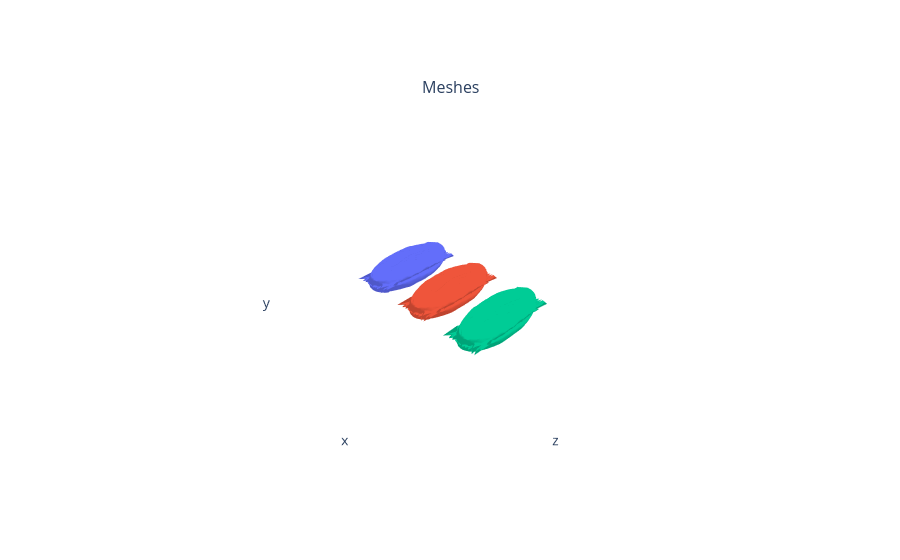

The cell this chart's notebook holds for it:
### Code cell
# Visualization
import torch
from pytorch3d.vis.plotly_vis import plot_scene

def shift_mesh(mesh, shift):
    verts = mesh.verts_packed()
    verts = verts + torch.tensor(shift, device=verts.device)
    return mesh.update_padded(verts[None])

mesh_A_shift = shift_mesh(mesh_A, [-3,0,0])
mesh_B_shift = shift_mesh(mesh_B, [0,0,0])
mesh_C_shift = shift_mesh(mesh_C, [3,0,0])

fig = plot_scene({
    "Meshes": {
        "Experiment A": mesh_A_shift,
        "Experiment B": mesh_B_shift,
        "Experiment C": mesh_C_shift
    }
})

fig.show()

### Figure 1 — Plotly figure (JSON) as saved in the notebook; plotly's stock layout.template omitted (floating-point values rounded to 4 significant figures; data arrays with more than 128 entries replaced by an {"elided": "..."} marker saying what was removed)
{"data": [{"i": {"elided": "5120 int values"}, "j": {"elided": "5120 int values"}, "k": {"elided": "5120 int values"}, "lighting": {"ambient": 0.8, "diffuse": 1, "facenormalsepsilon": 1e-06, "fresnel": 0, "roughness": 0.5, "specular": 0, "vertexnormalsepsilon": 1e-12}, "name": "Experiment A", "scene": "scene", "type": "mesh3d", "x": {"elided": "2562 float values"}, "y": {"elided": "2562 float values"}, "z": {"elided": "2562 float values"}}, {"i": {"elided": "5120 int values"}, "j": {"elided": "5120 int values"}, "k": {"elided": "5120 int values"}, "lighting": {"ambient": 0.8, "diffuse": 1, "facenormalsepsilon": 1e-06, "fresnel": 0, "roughness": 0.5, "specular": 0, "vertexnormalsepsilon": 1e-12}, "name": "Experiment B", "scene": "scene", "type": "mesh3d", "x": {"elided": "2562 float values"}, "y": {"elided": "2562 float values"}, "z": {"elided": "2562 float values"}}, {"i": {"elided": "5120 int values"}, "j": {"elided": "5120 int values"}, "k": {"elided": "5120 int values"}, "lighting": {"ambient": 0.8, "diffuse": 1, "facenormalsepsilon": 1e-06, "fresnel": 0, "roughness": 0.5, "specular": 0, "vertexnormalsepsilon": 1e-12}, "name": "Experiment C", "scene": "scene", "type": "mesh3d", "x": {"elided": "2562 float values"}, "y": {"elided": "2562 float values"}, "z": {"elided": "2562 float values"}}], "layout": {"annotations": [{"font": {"size": 16}, "showarrow": false, "text": "Meshes", "x": 0.5, "xanchor": "center", "xref": "paper", "y": 1, "yanchor": "bottom", "yref": "paper"}], "scene": {"aspectmode": "cube", "camera": {"up": {"x": 0, "y": 1, "z": 0}}, "domain": {"x": [0, 1], "y": [0, 1]}, "xaxis": {"backgroundcolor": "#fff", "range": [-5.066, 5.066], "showaxeslabels": false, "showgrid": false, "showline": false, "showticklabels": false, "ticks": "", "zeroline": false}, "yaxis": {"backgroundcolor": "#fff", "range": [-2.067, 2.066], "showaxeslabels": false, "showgrid": false, "showline": false, "showticklabels": false, "ticks": "", "zeroline": false}, "zaxis": {"backgroundcolor": "#fff", "range": [-2.066, 2.066], "showaxeslabels": false, "showgrid": false, "showline": false, "showticklabels": false, "ticks": "", "zeroline": false}}}}
